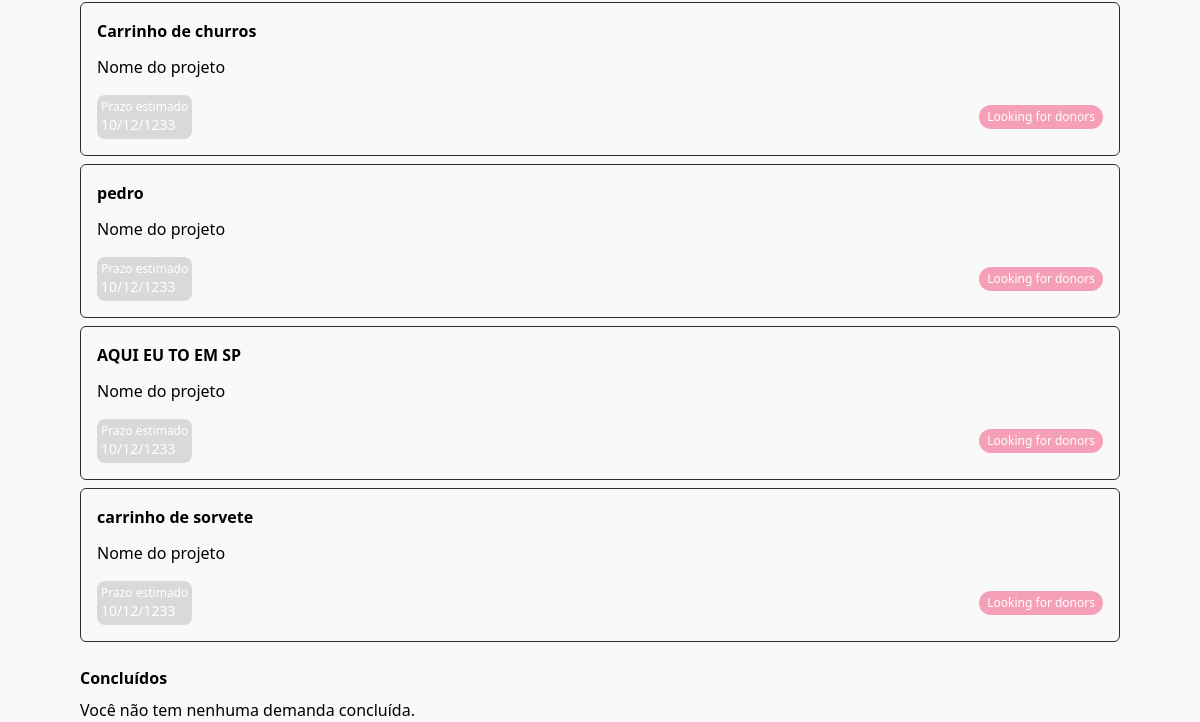
/home/ (signed in, lower part), run on an earlier commit of the app's database.
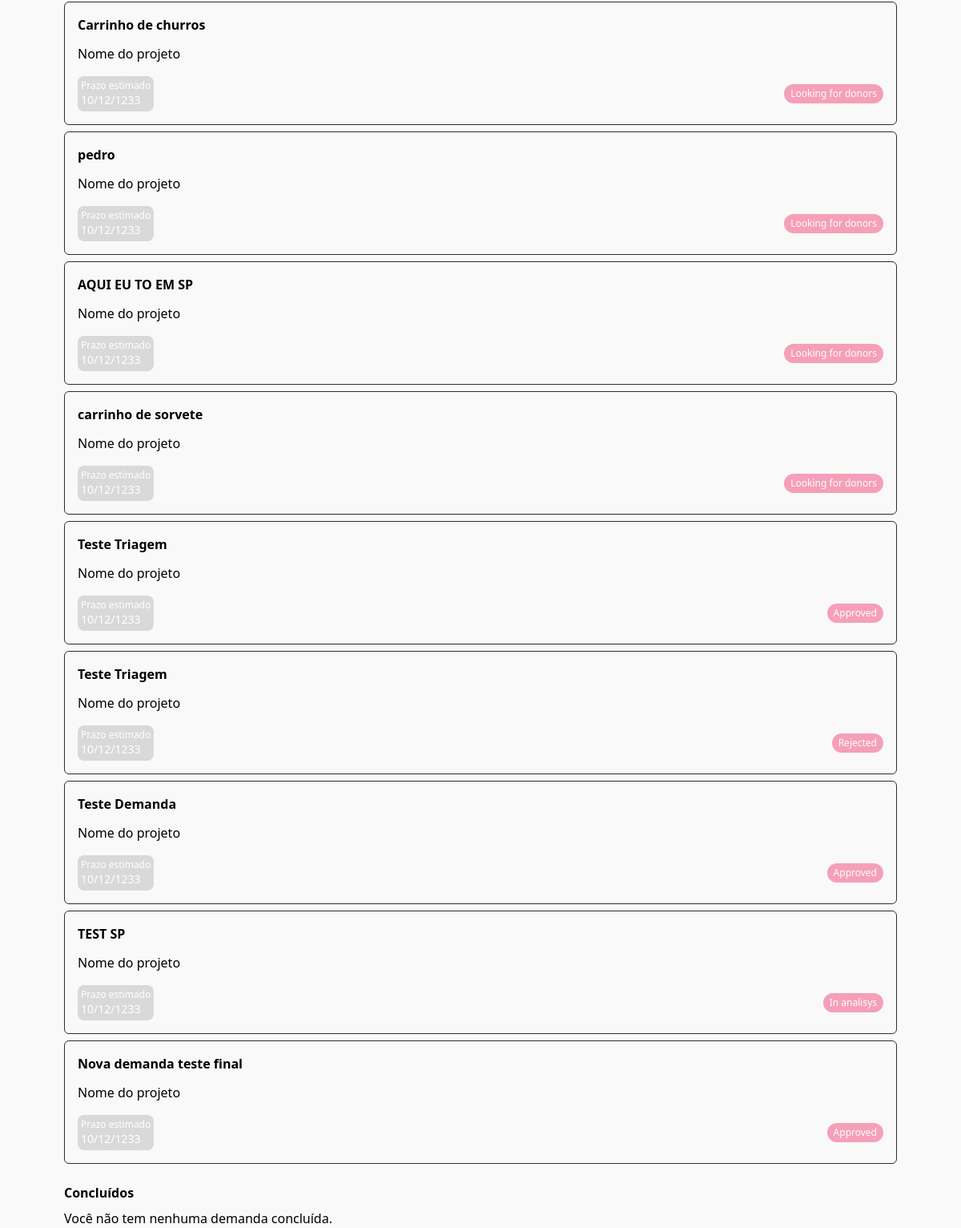
And on a later commit of the database.
### fullapp/models.py (models this page shows, shortened)
class Demand(models.Model):
    user = models.ForeignKey(User, on_delete=models.CASCADE, null=True, blank=True)
    title = models.CharField(max_length=255, null=True, blank=True)
    description = models.CharField(max_length=255, null=True, blank=True)
    status = models.CharField(choices=get_choices(StatusEnum), default=StatusEnum.IN_ANALISYS, max_length=255, null=True, blank=True)
    region = models.CharField(choices=get_choices(RegionEnum), default=RegionEnum.PERNAMBUCO, max_length=255, null=True, blank=True)
    user = models.ForeignKey(User, on_delete=models.CASCADE, null=True, blank=True)

### fullapp/views.py (the view)
# urls.py: path('home/', home, name="home"),
@login_required
def home(request):
  current_user = request.user
  if current_user.role == 1:
    return render(request, 'management/home.html')
  elif current_user.role == 2:
    return render(request, 'embassor/home.html')
  else:
    user_demands_concluded = Demand.objects.filter(user=request.user, status=StatusEnum.CONCLUDED)
    user_demands_in_analysis = Demand.objects.filter(user=request.user).exclude(status=StatusEnum.CONCLUDED)
    return render(request, "usuario/home.html", {
       'concluded_demands': user_demands_concluded,
       'in_analysis_demands': user_demands_in_analysis
    })

### fullapp/templates/usuario/home.html (shortened to what this page needs)
{% extends 'commons/base.html' %}
{% block content %}
<div class="flex flex-col gap-2 px-10 lg:px-20">
    <div class="flex flex-col gap-2">
        {% if in_analysis_demands %}
            {% for demand in in_analysis_demands %}
                <div class="border border-[#2D2D2D] rounded-md p-4 flex flex-col gap-4">
                    <div class="flex flex-col gap-3">
                        <strong>{{ demand.title }}</strong>
                        <span>Nome do projeto</span>
                    </div>
                    <div class="flex items-center justify-between">
                        <div class="bg-[#D9D9D9] text-white flex flex-col rounded-lg p-1">
                            <span class="text-xs">Prazo estimado</span>
                            <span class="text-sm">10/12/1233</span>
                        </div>
                        <span class="block py-1 px-2 bg-[#F59FB8] text-xs text-white rounded-full">{{ demand.status }}</span>
                    </div>
                </div>
            {% endfor %}
        {% else %}
            <span>Você não tem nenhuma demanda em análise.</span>
        {% endif %}
    </div>
</div>
<div class="flex flex-col gap-2 px-10 lg:px-20 mt-6">
    <div class="flex justify-between">
        <span class="font-bold">Concluídos</span>
    </div>
    <div class="flex flex-col gap-2">
        {% if concluded_demands %}
            {% for demand in concluded_demands %}
                <div class="border border-[#2D2D2D] rounded-md p-4 flex flex-col gap-4">
                    <div class="flex flex-col gap-3">
                        <strong>{{ demand.title }}</strong>
                        <span>{{ demand.project }}</span>
                    </div>
                    <div class="flex items-center justify-between">
                        <div class="bg-[#D9D9D9] text-white flex flex-col rounded-lg p-1">
                            <span class="text-xs">Prazo estimado</span>
                            <span class="text-sm">10/12/1233</span>
                        </div>
                        <span class="block py-1 px-2 bg-[#F59FB8] text-xs text-white rounded-full">Em análise</span>
                    </div>
                </div>
            {% endfor %}
        {% else %}
            <span>Você não tem nenhuma demanda concluída.</span>
        {% endif %}
    </div>
</div>
{% endblock %}

### fullapp/templates/commons/base.html (shortened to what this page needs)
<!DOCTYPE html>
<html class="h-full" lang="en">
<head>
  <script src="https://cdn.tailwindcss.com"></script>
</head>
<body class="bg-[#F9F9F9] h-full">
  {% block content %}
  {% endblock %}
</body>
</html>

What changed in the data, as far as the page shows it:
added Demand: title "Teste Triagem", status "Approved"
added Demand: title "Teste Triagem", status "Rejected"
added Demand: title "Teste Demanda", status "Approved"
added Demand: title "TEST SP", status "In analisys"
added Demand: title "Nova demanda teste final", status "Approved"
